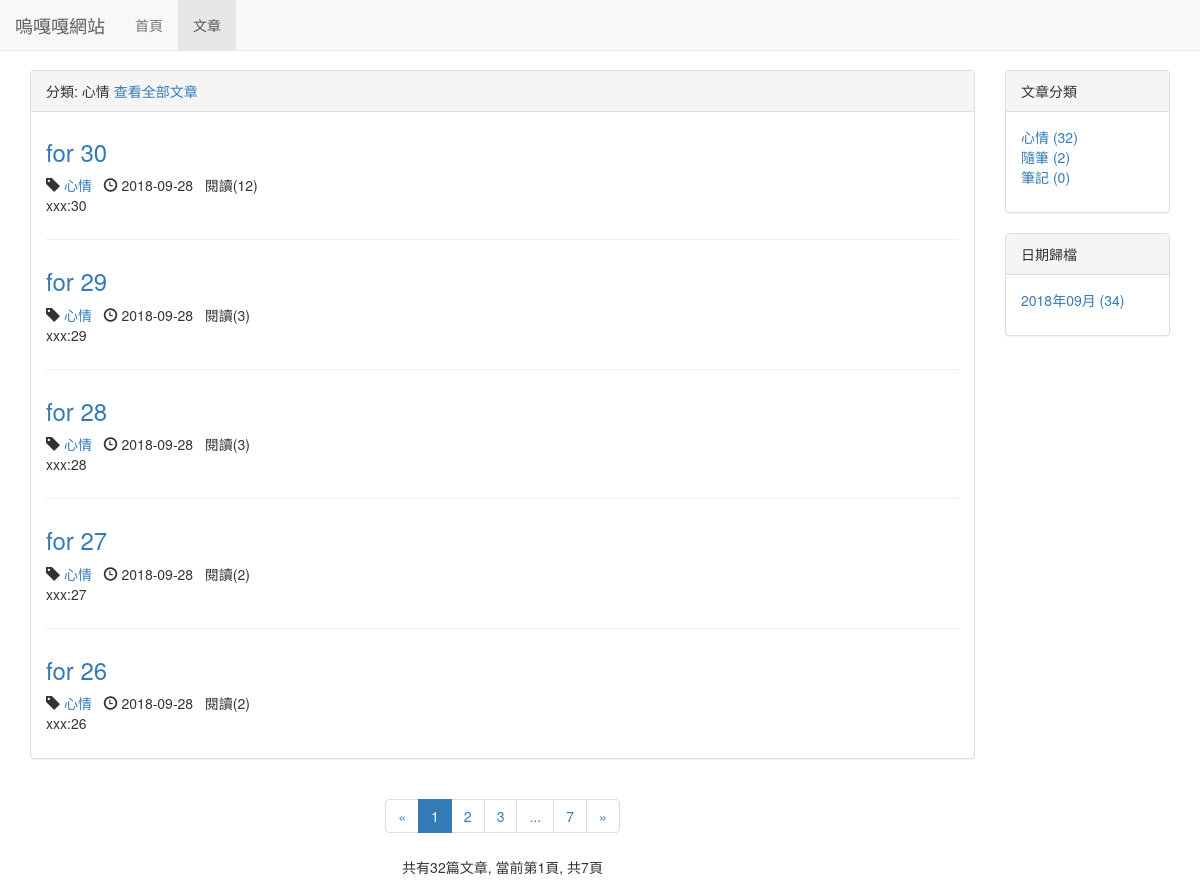
The page /blog/type/1 on the database as committed earlier.
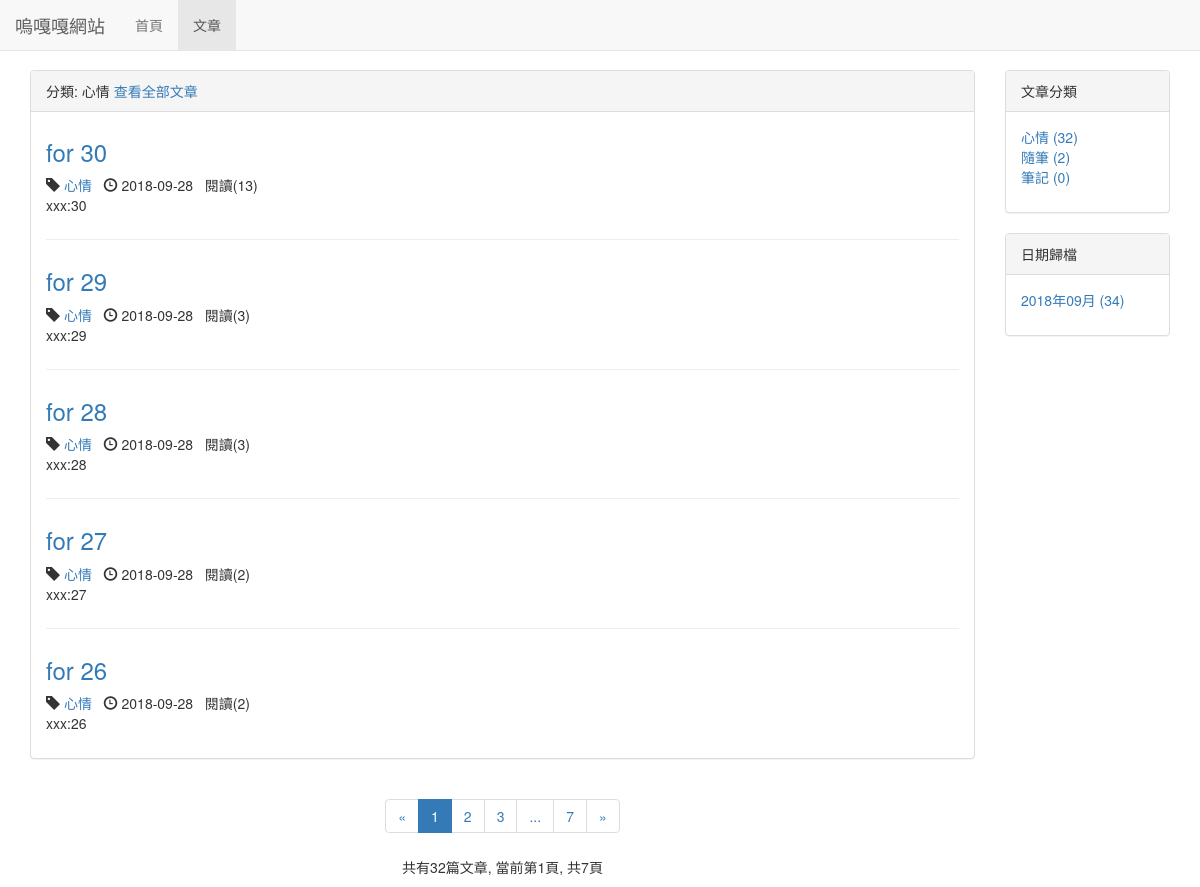
The same page on the database as committed later.
### blog/models.py (models this page shows, shortened)
class Blog(models.Model, ReadNumExpandMethod):
    title = models.CharField(max_length=50)
    blog_type = models.ForeignKey(BlogType, on_delete=models.DO_NOTHING)
    content = RichTextUploadingField()
    author = models.ForeignKey(User, on_delete=models.DO_NOTHING)
    read_details = GenericRelation(ReadDetail)
    created_time = models.DateTimeField(auto_now_add=True)
    last_update_time = models.DateTimeField(auto_now=True)
    class Meta:
        ordering = ['-created_time']

class BlogType(models.Model):
    type_name = models.CharField(max_length=15)
    def __str__(self):
        return self.type_name # 設置後台顯示的樣子

### read_statistics/models.py (models this page shows)
class ReadNum(models.Model):
    read_num = models.IntegerField(default=0)
    content_type = models.ForeignKey(ContentType, on_delete=models.DO_NOTHING)
    object_id = models.PositiveIntegerField()
    content_object = GenericForeignKey('content_type', 'object_id')

### blog/views.py (the view)
# urls.py: path('type/<int:blog_type_pk>', views.blogsWithType, name='blogs_with_type'),
def blogsWithType(request, blog_type_pk):
    blog_type = get_object_or_404(BlogType, pk=blog_type_pk)
    blog_all_list = Blog.objects.filter(blog_type=blog_type)
    context = getBlogListCommonDate(request, blog_all_list)
    context['blog_type'] = blog_type
    return render(request, 'blog/blogs_with_type.html', context)

### read_statistics/models.py (called while the page is built)
    def get_read_num(self):
        try:
            ct = ContentType.objects.get_for_model(self)
            readrum = ReadNum.objects.get(content_type=ct, object_id=self.pk)
            return readrum.read_num
        except exceptions.ObjectDoesNotExist:
            return 0

### blog/templates/blog/blogs_with_type.html (shortened to what this page needs)
{% extends 'blog/blog_list.html' %}
{% block blog_list_title %}
    分類: {{ blog_type.type_name }}
    <a href="{% url 'blog_list' %}">查看全部文章</a>
{% endblock %}

### blog/templates/blog/blog_list.html (shortened to what the changed rows need)
{% extends 'base.html' %}
{% load staticfiles %}
{% block header_extends %}
    <link rel="stylesheet" href="{% static 'blog/blog.css' %}">
{% endblock %}
{% block content %}
    <div class="container">
        <div class="row">
            <div class="col-xs-8 col-sm-8 col-md-8 col-lg-10">
                <div class="panel panel-default">
                    <div class="panel-body">
                        {% for blog in blogs %}
                        <div class="blog">
                            <h3><a href="{% url 'blog_detail' blog.pk %}">{{ blog.title }}</a></h3>
                            <p class="blog-info">
                                <span class="glyphicon glyphicon-tag" aria-hidden="true"></span> <a href="{% url 'blogs_with_type' blog.blog_type.pk %}">{{ blog.blog_type }}</a>&nbsp;&nbsp;
                                <span class="glyphicon glyphicon-time" aria-hidden="true"></span> {{ blog.created_time|date:"Y-m-d" }}&nbsp;&nbsp;
                                閱讀({{ blog.get_read_num }})
                            </p>
                            <p>{{ blog.content|striptags|truncatechars:120 }}</p>
                        </div>
                        {% empty %}
                            <div class="blog">
                               <h3>-- 暫無文章 --</h3>
                            </div>
                        {% endfor %}
                    </div>
                </div>
            </div>
        </div>
    </div>
{% endblock %}

Rows that differ between the two databases and show on the page:
changed through a linked row, Blog "for 30": get_read_num "12" → "13"
